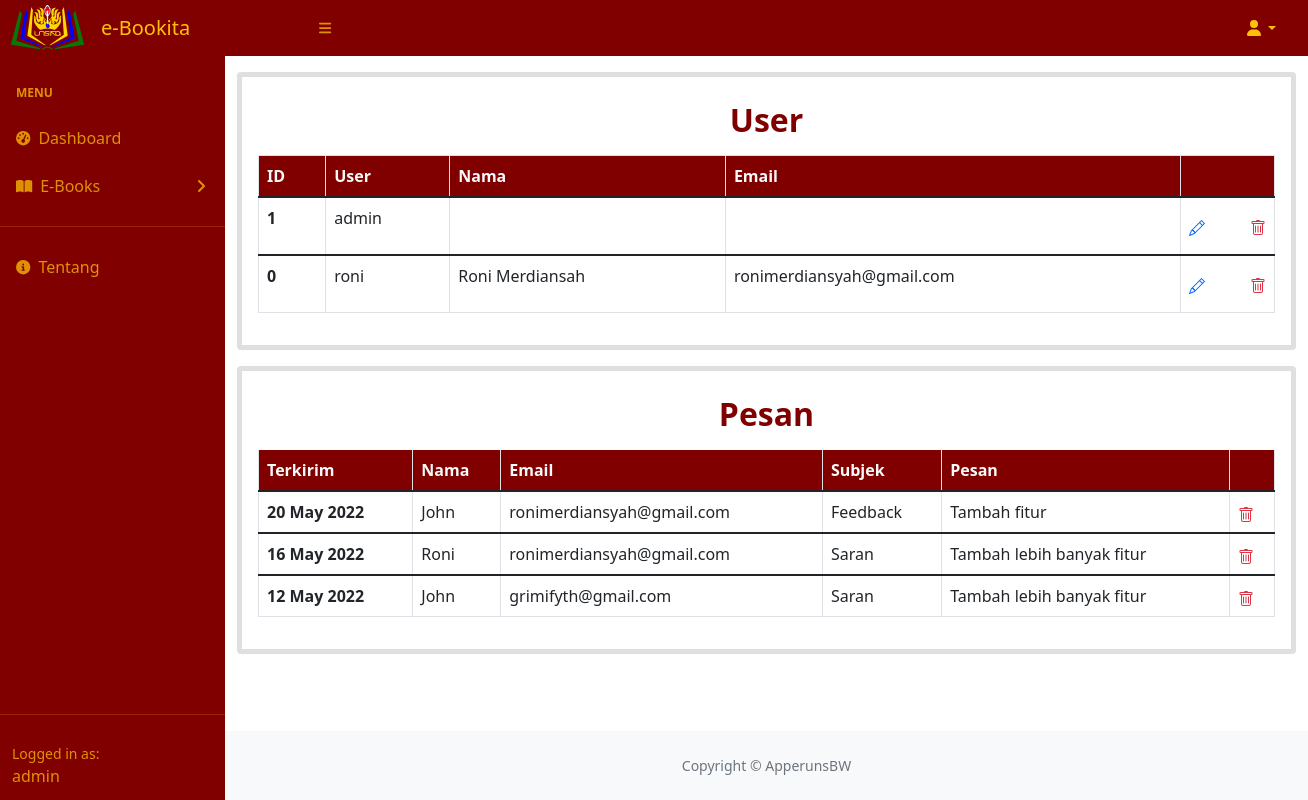
Screenshot of /manage.php (signed in) with the database file from the repository.
### tables this page shows
CREATE TABLE `user` (
  `id` int(11) NOT NULL,
  `username` varchar(20) NOT NULL,
  `password` varchar(50) NOT NULL,
  `nama` varchar(200) NOT NULL,
  `email` varchar(255) NOT NULL
);

CREATE TABLE `pesan` (
  `kd` int(11) NOT NULL,
  `waktu` varchar(255) NOT NULL,
  `nama` varchar(255) NOT NULL,
  `email` varchar(255) NOT NULL,
  `subjek` varchar(255) NOT NULL,
  `pesan` varchar(255) NOT NULL
);

### manage.php (the view, shortened to what this page needs)
<?php
include 'koneksi.php';
?>
<!DOCTYPE html>
<html lang="en">
<head>
    <link href="https://cdn.jsdelivr.net/npm/simple-datatables@latest/dist/style.css" rel="stylesheet" />
    <link rel="stylesheet" href="sidebar.css">
    <link href="https://unpkg.com/aos@2.3.1/dist/aos.css" rel="stylesheet">
    <link href="https://cdn.jsdelivr.net/npm/bootstrap@5.1.0/dist/css/bootstrap.min.css" rel="stylesheet"
>
    <link rel="stylesheet" href="css/styles.css">
</head>
<body class="sb-nav-fixed">
    <nav data-aos="fade-down" data-aos-duration="1000" class="sb-topnav navbar navbar-expand"
        style="background-color: #800000;">
        <a href="dashboard.php"><img style="margin-left: 10px;" href="dashboard.php" width="75" height="75"
                src="Logo.png" alt="Perpustakaan Online Unsika"></a>
        <a class="navbar-brand ps-3 text-warning" href="dashboard.php">e-Bookita</a>
        <button class="btn btn-link btn-sm order-1 order-lg-0 me-4 me-lg-0 text-warning text-opacity-75"
            id="sidebarToggle" href="#!"><i class="fas fa-bars shover"></i></button>
        <ul class="navbar-nav ms-auto ms-md-0 me-3 me-lg-4">
            <li class="nav-item dropdown">
                <a class="nav-link dropdown-toggle text-warning" id="navbarDropdown" href="#" role="button"
                    data-bs-toggle="dropdown" aria-expanded="false"><i class="fas fa-user fa-fw text-warning"></i></a>
            </li>
        </ul>
    </nav>
    <div id="layoutSidenav">
        <div id="layoutSidenav_nav">
            <nav data-aos="fade-right" data-aos-duration="1000"
                class="sb-sidenav accordion text-warning text-opacity-75" id="sidenavAccordion"
                style="background-color: #800000;">
                <div class="sb-sidenav-menu">
                    <div class="nav">
                        <div class="sb-sidenav-menu-heading">Menu</div>
                        <a class="nav-link text-warning text-opacity-75" href="dashboard.php">
                            <div class="sb-nav-link-icon"><i class="fas fa-tachometer-alt"></i></div>
                            <div class="shover">Dashboard</div>
                        </a>
                        <a class="nav-link collapsed text-warning text-opacity-75" href="ebook.php"
                            data-bs-toggle="collapse" data-bs-target="#collapseLayouts" aria-expanded="false"
                            aria-controls="collapseLayouts">
                            <div class="sb-nav-link-icon"><i class="fas fa-book-open"></i></div>
                            <div class="shover">E-Books</div>
                            <div class="sb-sidenav-collapse-arrow"><i class="fas fa-angle-down"></i></div>
                        </a>
                    </div>
                    <hr class="sidebar-divider">
                    <div class="nav">
                        <a class="nav-link text-warning text-opacity-75" href="tentang.php">
                            <div class="sb-nav-link-icon"><i class="fas fa-info-circle"></i></div>
                            <div class="shover">Tentang</div>
                        </a>
                    </div>
                </div>
                <hr class="sidebar-divider">
                <div class="sb-sidenav-footer">
                    <div class="small">Logged in as:</div>
                    <?php echo $_SESSION['username'] ?></td>
                </div>
            </nav>
        </div>
        <div id="layoutSidenav_content">
            <div data-aos="zoom-out" data-aos-duration="1000" class="container">
                <div class="card mt-3 border-5 pt-2 active pb-0 3" height="600">
                    <div class="card-body ">
                        <div class="col-12 ">
                            <h2 class="card-title text-center mb-3" style="color:#800000"><b>User</b>
                            </h2>
                        </div>
                        <div class="table-responsive">
                            <table class="table table-bordered">
                                <thead>
                                    <tr class="text-light" style="background-color:#800000">
                                        <th scope="col">ID</th>
                                        <th scope="col">User</th>
                                        <th scope="col">Nama</th>
                                        <th scope="col">Email</th>
                                        <th></th>
                                    </tr>
                                </thead>
                                <?php
                                $query = mysqli_query($connect,"SELECT * FROM user ORDER BY id DESC");
                                while($data = mysqli_fetch_array($query))
                                { ?>
                                <tbody>
                                    <tr>
                                        <th scope="row"><?php echo $data['id'];?></th>
                                        <td scope="row"><?php echo $data['username'];?></td>
                                        <td scope="row"><?php echo $data['nama'];?></td>
                                        <td scope="row"><?php echo $data['email'];?></td>
                                        <td scope="row">
                                            <nav class="navbar">
                                                <a href="edit_admin.php?id=<?php echo $data['id'];?>.php"></a>
                                                <a onclick="return confirm('Anda yakin ingin menghapus file?');"
                                                    href="hapus_profil_admin.php?id=<?php echo $data['id'];?>"></a>
                                            </nav>
                                        </td>
                                    </tr>
                                </tbody>
                                <?php
                            }
                            ?>
                            </table>
                        </div>
                    </div>
                </div>
            </div>
            <div data-aos="zoom-out" data-aos-duration="1000" class="container">
                <div class="card mt-3 border-5 pt-2 active pb-0 3" height="600">
                    <div class="card-body ">
                        <div class="col-12 ">
                            <h2 class="card-title text-center mb-3" style="color:#800000"><b>Pesan</b>
                            </h2>
                            <div class="table-responsive">
                                <table class="table table-bordered">
                                    <thead>
                                        <tr class="text-light" style="background-color:#800000">
                                            <th scope="col">Terkirim</th>
                                            <th scope="col">Nama</th>
                                            <th scope="col">Email</th>
                                            <th scope="col">Subjek</th>
                                            <th scope="col">Pesan</th>
                                            <th></th>
                                        </tr>
                                    </thead>
                                    <?php
                                $query = mysqli_query($connect,"SELECT * FROM pesan ORDER BY kd DESC");
                                while($data = mysqli_fetch_array($query))
                                { ?>
                                    <tbody>
                                        <tr>
                                            <th scope="row"><?php echo $data['waktu'];?></th>
                                            <td scope="row"><?php echo $data['nama'];?></td>
                                            <td scope="row"><?php echo $data['email'];?></td>
                                            <td scope="row"><?php echo $data['subjek'];?></td>
                                            <td scope="row"><?php echo $data['pesan'];?></td>
                                            <td scope="row">
                                                <a onclick="return confirm('Anda yakin ingin menghapus file?');"
                                                    href="hapus_pesan.php?kd=<?php echo $data['kd'];?>"></a>
                                            </td>
                                        </tr>
                                    </tbody>
                                    <?php
                            }
                            ?>
                                </table>
                            </div>
                        </div>
                    </div>
                </div>
            </div>
            <footer class="py-4 bg-light mt-auto">
                <div class="container-fluid px-4">
                    <div class="d-flex align-items-center justify-content-center small">
                        <div class="text-muted">Copyright &copy; ApperunsBW</div>
                    </div>
                </div>
            </footer>
        </div>
    </div>
</body>
</html>

### rows the page displays
user: id "1", username "admin"
user: id "0", username "roni", nama "Roni Merdiansah", email "ronimerdiansyah@gmail.com"
pesan: waktu "20 May 2022", nama "John", email "ronimerdiansyah@gmail.com", subjek "Feedback", pesan "Tambah fitur"
pesan: waktu "16 May 2022", nama "Roni", email "ronimerdiansyah@gmail.com", subjek "Saran", pesan "Tambah lebih banyak fitur"
pesan: waktu "12 May 2022", nama "John", email "grimifyth@gmail.com", subjek "Saran", pesan "Tambah lebih banyak fitur"

### other values shown
$_SESSION['username'] "admin"
